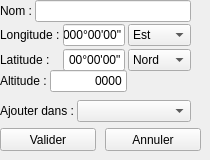
        <widget class="QWidget" name="nouveauLieu">
         <widget class="QPushButton" name="annulerObs">
          <property name="geometry">
           <rect>
            <x>105</x>
            <y>128</y>
            <width>96</width>
            <height>23</height>
           </rect>
          </property>
          <property name="font">
           <font/>
          </property>
          <property name="text">
           <string>Annuler</string>
          </property>
         </widget>
         <widget class="QPushButton" name="validerObs">
          <property name="geometry">
           <rect>
            <x>0</x>
            <y>128</y>
            <width>96</width>
            <height>23</height>
           </rect>
          </property>
          <property name="font">
           <font/>
          </property>
          <property name="text">
           <string>Valider</string>
          </property>
         </widget>
         <widget class="QWidget" name="formLayoutWidget_62">
          <property name="geometry">
           <rect>
            <x>0</x>
            <y>0</y>
            <width>191</width>
            <height>24</height>
           </rect>
          </property>
          <layout class="QFormLayout" name="formLayout_nomlieuConf">
           <property name="labelAlignment">
            <set>Qt::AlignLeading|Qt::AlignLeft|Qt::AlignVCenter</set>
           </property>
           <property name="horizontalSpacing">
            <number>3</number>
           </property>
           <property name="verticalSpacing">
            <number>0</number>
           </property>
           <item row="0" column="0">
            <widget class="QLabel" name="lbl_nvLieu">
             <property name="font">
              <font/>
             </property>
             <property name="text">
              <string>Nom :</string>
             </property>
            </widget>
           </item>
           <item row="0" column="1">
            <widget class="QLineEdit" name="nvLieu">
             <property name="font">
              <font/>
             </property>
             <property name="text">
              <string notr="true"/>
             </property>
            </widget>
           </item>
          </layout>
         </widget>
         <widget class="QWidget" name="gridLayoutWidget_5">
          <property name="geometry">
           <rect>
            <x>0</x>
            <y>22</y>
            <width>191</width>
            <height>51</height>
           </rect>
          </property>
          <layout class="QGridLayout" name="gridLayout_coordConf1">
           <property name="horizontalSpacing">
            <number>3</number>
           </property>
           <property name="verticalSpacing">
            <number>1</number>
           </property>
           <item row="0" column="0">
            <widget class="QLabel" name="lbl_nvLongitude">
             <property name="font">
              <font/>
             </property>
             <property name="text">
              <string>Longitude :</string>
             </property>
            </widget>
           </item>
           <item row="0" column="1">
            <widget class="QLineEdit" name="nvLongitude">
             <property name="font">
              <font/>
             </property>
             <property name="inputMask">
              <string notr="true">999°99'99&quot;</string>
             </property>
             <property name="text">
              <string notr="true">000°00'00&quot;</string>
             </property>
             <property name="cursorPosition">
              <number>10</number>
             </property>
             <property name="alignment">
              <set>Qt::AlignRight|Qt::AlignTrailing|Qt::AlignVCenter</set>
             </property>
            </widget>
           </item>
           <item row="1" column="1">
            <widget class="QLineEdit" name="nvLatitude">
             <property name="font">
              <font/>
             </property>
             <property name="inputMask">
              <string notr="true">99°99'99&quot;</string>
             </property>
             <property name="text">
              <string notr="true">00°00'00&quot;</string>
             </property>
             <property name="cursorPosition">
              <number>9</number>
             </property>
             <property name="alignment">
              <set>Qt::AlignRight|Qt::AlignTrailing|Qt::AlignVCenter</set>
             </property>
            </widget>
           </item>
           <item row="1" column="0">
            <widget class="QLabel" name="lbl_nvLatitude">
             <property name="font">
              <font/>
             </property>
             <property name="text">
              <string>Latitude :</string>
             </property>
            </widget>
           </item>
           <item row="1" column="2">
            <widget class="QComboBox" name="nvNs">
             <property name="font">
              <font/>
             </property>
             <item>
              <property name="text">
               <string>Nord</string>
              </property>
             </item>
             <item>
              <property name="text">
               <string>Sud</string>
              </property>
             </item>
            </widget>
           </item>
           <item row="0" column="2">
            <widget class="QComboBox" name="nvEw">
             <property name="font">
              <font/>
             </property>
             <item>
              <property name="text">
               <string>Est</string>
              </property>
             </item>
             <item>
              <property name="text">
               <string>Ouest</string>
              </property>
             </item>
            </widget>
           </item>
          </layout>
         </widget>
         <widget class="QWidget" name="horizontalLayoutWidget_11">
          <property name="geometry">
           <rect>
            <x>0</x>
            <y>70</y>
            <width>130</width>
            <height>26</height>
           </rect>
          </property>
          <layout class="QHBoxLayout" name="horizontalLayout_coordConf2">
           <property name="spacing">
            <number>3</number>
           </property>
           <item>
            <layout class="QFormLayout" name="formLayout_coordConf2">
             <property name="labelAlignment">
              <set>Qt::AlignLeading|Qt::AlignLeft|Qt::AlignVCenter</set>
             </property>
             <property name="horizontalSpacing">
              <number>3</number>
             </property>
             <property name="verticalSpacing">
              <number>1</number>
             </property>
             <item row="0" column="0">
              <widget class="QLabel" name="lbl_nvAltitude">
               <property name="font">
                <font/>
               </property>
               <property name="text">
                <string comment="Altitude of observer">Altitude :</string>
               </property>
              </widget>
             </item>
             <item row="0" column="1">
              <widget class="QLineEdit" name="nvAltitude">
               <property name="font">
                <font/>
               </property>
               <property name="inputMask">
                <string notr="true">####</string>
               </property>
               <property name="text">
                <string notr="true">0000</string>
               </property>
               <property name="alignment">
                <set>Qt::AlignRight|Qt::AlignTrailing|Qt::AlignVCenter</set>
               </property>
              </widget>
             </item>
            </layout>
           </item>
           <item>
            <widget class="QFrame" name="frame_10">
             <property name="frameShape">
              <enum>QFrame::StyledPanel</enum>
             </property>
             <property name="frameShadow">
              <enum>QFrame::Raised</enum>
             </property>
             <widget class="QLabel" name="lbl_nvUnite">
              <property name="geometry">
               <rect>
                <x>0</x>
                <y>3</y>
                <width>21</width>
                <height>16</height>
               </rect>
              </property>
              <property name="font">
               <font/>
              </property>
              <property name="text">
               <string extracomment="Meter">m</string>
              </property>
             </widget>
            </widget>
           </item>
          </layout>
         </widget>
         <widget class="QWidget" name="formLayoutWidget_63">
          <property name="geometry">
           <rect>
            <x>0</x>
            <y>100</y>
            <width>191</width>
            <height>24</height>
           </rect>
          </property>
          <layout class="QFormLayout" name="formLayout_conf1">
           <property name="labelAlignment">
            <set>Qt::AlignLeading|Qt::AlignLeft|Qt::AlignVCenter</set>
           </property>
           <property name="horizontalSpacing">
            <number>3</number>
           </property>
           <property name="verticalSpacing">
            <number>0</number>
           </property>
           <item row="0" column="0">
            <widget class="QLabel" name="lbl_ajouterDans">
             <property name="font">
              <font/>
             </property>
             <property name="text">
              <string>Ajouter dans :</string>
             </property>
            </widget>
           </item>
           <item row="0" column="1">
            <widget class="QComboBox" name="ajdfic">
             <property name="font">
              <font/>
             </property>
             <property name="currentText">
              <string notr="true"/>
             </property>
            </widget>
           </item>
          </layout>
         </widget>
        </widget>
